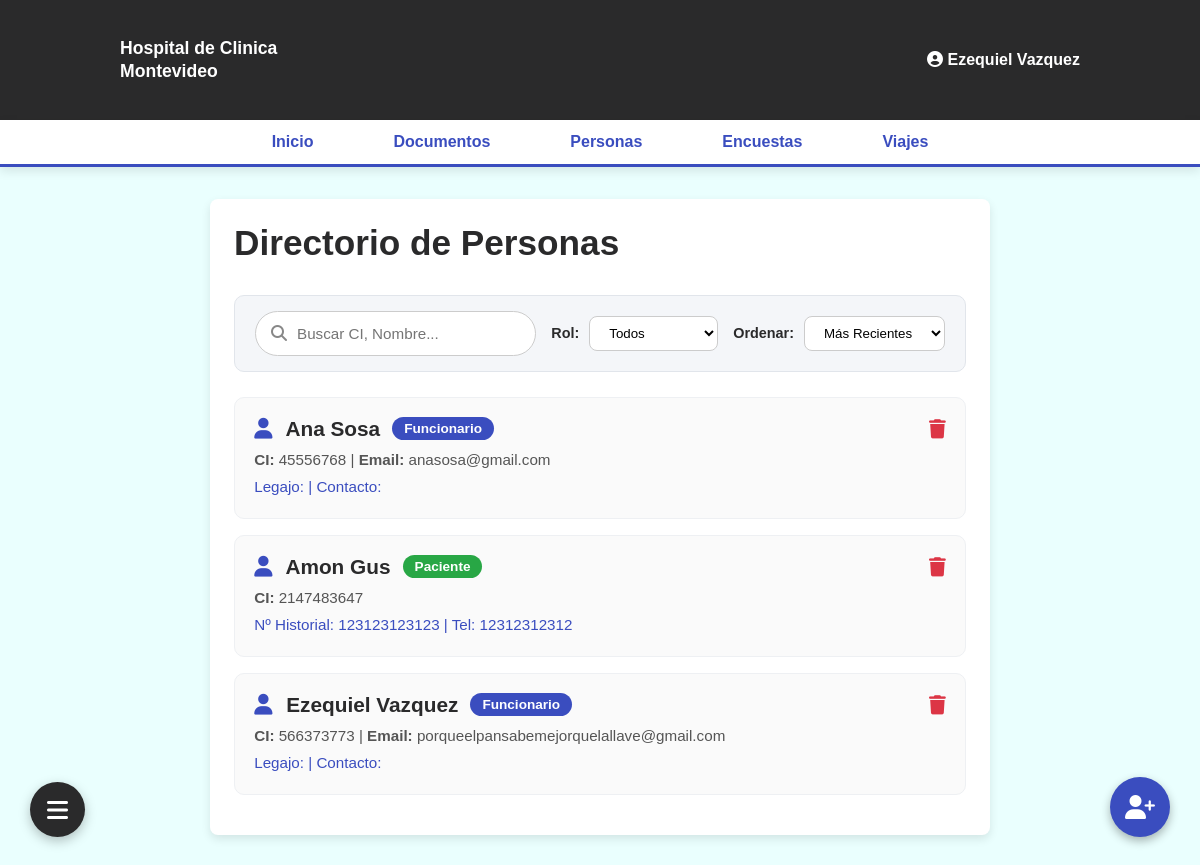
Screenshot of /personas.php (signed in) with the database file from the repository.
### tables this page shows
CREATE TABLE `usuario` (
  `nombre` varchar(50) NOT NULL,
  `apellido` varchar(50) NOT NULL,
  `cedula_identidad` int(11) NOT NULL,
  `email` varchar(100) DEFAULT NULL,
  `pass` varchar(255) DEFAULT NULL,
  `id_usuario` int(11) NOT NULL
);

CREATE TABLE `paciente` (
  `idpaciente` int(6) NOT NULL,
  `id_usuario` int(6) DEFAULT NULL,
  `tel_contacto` varchar(50) DEFAULT NULL,
  `nro_hospital` varchar(50) DEFAULT NULL
);

### personas.php (the view, shortened to what this page needs)
<?php
$server = "localhost";
$usuario = "root";
$pass = "";
$bdatos = "hospital";
$enlace = mysqli_connect($server, $usuario, $pass, $bdatos);
$search = isset($_GET['search']) ? mysqli_real_escape_string($enlace, trim($_GET['search'])) : '';
$filtro_rol = isset($_GET['rol']) ? $_GET['rol'] : 'todos';
$orden = isset($_GET['orden']) ? $_GET['orden'] : 'recientes';
$consulta_personas = "
    SELECT
        u.id_usuario, u.nombre, u.apellido, u.cedula_identidad, u.email,
        p.idpaciente, p.tel_contacto, p.nro_hospital,
        f.idfuncionario, f.cargo, f.legajo, f.contacto AS contacto_func
    FROM usuario u
    LEFT JOIN paciente p ON u.id_usuario = p.id_usuario
    LEFT JOIN funcionario f ON u.id_usuario = f.id_usuario
    WHERE 1=1
";
if ($orden === 'az') {
    $consulta_personas .= " ORDER BY u.nombre ASC";
} elseif ($orden === 'za') {
    $consulta_personas .= " ORDER BY u.nombre DESC";
} else {
    $consulta_personas .= " ORDER BY u.id_usuario DESC";
}
$resultado_personas = mysqli_query($enlace, $consulta_personas);
?>
<!DOCTYPE html>
<html lang="es">
<head>
    <link rel="stylesheet" href="css/style-a.css">
    <link rel="stylesheet" href="css/persona.css?v=<?php echo time(); ?>">
    <link rel="stylesheet" href="https://cdnjs.cloudflare.com/ajax/libs/font-awesome/6.4.0/css/all.min.css">
</head>
<body>
    <header class="header" id="header-index">
        <div class="header-top">
            <div class="logo">
                Hospital de Clinica <br> Montevideo
            </div>
            <div class="user-profile">
                <?php if (isset($_SESSION['id'])): ?>
                    <i class="fa-solid fa-circle-user avatar"></i>
                    <b><a href="perfil.html" class="user-name"><span><?php echo htmlspecialchars($_SESSION['nombre'] . ' ' . ($_SESSION['apellido'] ?? '')); ?></span></a></b>
                <?php else: ?>
                    <a href="php/login.php"><span>Iniciar Sesion</span></a>
                <?php endif; ?>
            </div>
        </div>
        <div class="menu" id="menu-index">
            <a href="index.php">Inicio</a>
            <a href="documentos.php">Documentos</a>
            <a href="personas.php">Personas</a>
            <a href="encuestas.php">Encuestas</a>
            <a href="viajes.php">Viajes</a>
        </div>
    </header>
    <main class="main-body">
        <div class="main-content" id="main-content-personas">
            <h1 class="titulo-personas">Directorio de Personas</h1>
            <div class="control-bar">
                <form method="GET" action="personas.php" class="form-controls">
                    <div class="search-box">
                        <i class="fa-solid fa-magnifying-glass"></i>
                        <input type="text" name="search" placeholder="Buscar CI, Nombre..." value="<?php echo htmlspecialchars($search); ?>">
                    </div>
                    <div class="select-box">
                        <label>Rol:</label>
                        <select name="rol" onchange="this.form.submit()">
                            <option value="todos" <?php if($filtro_rol=='todos') echo 'selected'; ?>>Todos</option>
                        </select>
                    </div>
                    <div class="select-box">
                        <label>Ordenar:</label>
                        <select name="orden" onchange="this.form.submit()">
                            <option value="recientes" <?php if($orden=='recientes') echo 'selected'; ?>>Más Recientes</option>
                        </select>
                    </div>
                </form>
            </div>
            <div class="personas-section">
                <?php if (mysqli_num_rows($resultado_personas) > 0): ?>
                    <?php while ($persona = mysqli_fetch_assoc($resultado_personas)): ?>
                        <?php
                            if (!empty($persona['idpaciente'])) {
                                $rol_badge = "Paciente";
                                $badge_class = "badge-paciente";
                                $detalle_rol = "Nº Historial: " . htmlspecialchars($persona['nro_hospital']) . " | Tel: " . htmlspecialchars($persona['tel_contacto']);
                            } else {
                                $rol_badge = htmlspecialchars($persona['cargo'] ?? 'Funcionario');
                                $badge_class = "badge-funcionario";
                                $detalle_rol = "Legajo: " . htmlspecialchars($persona['legajo']) . " | Contacto: " . htmlspecialchars($persona['contacto_func']);
                            }
                        ?>
                        <div class="persona-card">
                            <div class="persona-card-header">
                                <div class="side-left-persona">
                                    <h2 class="persona-title">
                                        <i class="fa-solid fa-user" style="margin-right: 8px; color: var(--secondary-color);"></i>
                                        <?php echo htmlspecialchars($persona['nombre'] . ' ' . $persona['apellido']); ?>
                                    </h2>
                                    <span class="persona-badge <?php echo $badge_class; ?>">
                                        <?php echo $rol_badge; ?>
                                    </span>
                                </div>
                                <div class="side-right-persona">
                                    <button class="btn-action btn-delete-persona" data-id="<?php echo $persona['id_usuario']; ?>" title="Eliminar Persona">
                                        <i class="fa-solid fa-trash" style="color: #dc3545; font-size: 1.2rem;"></i>
                                    </button>
                                </div>
                            </div>
                            <div class="persona-info-body">
                                <p><strong>CI:</strong> <?php echo htmlspecialchars($persona['cedula_identidad']); ?>
                                <?php if($persona['email']) echo "| <strong>Email:</strong> " . htmlspecialchars($persona['email']); ?></p>
                                <p class="persona-detalle-rol"><?php echo $detalle_rol; ?></p>
                            </div>
                        </div>
                    <?php endwhile; ?>
                <?php else: ?>
                    <p style="text-align: center; color: #777;">No se encontraron personas con esos filtros.</p>
                <?php endif; ?>
            </div>
        </div>
    </main>
    <button class="crg-btn-persona" id="btnCargarPersona" title="Registrar Persona">
        <i class="fa-solid fa-user-plus" style="font-size: 1.5rem; color: white;"></i>
    </button>
    <div class="floating-menu-container">
        <button class="fab-btn" id="fabBtn">
            <i class="fa-solid fa-bars" id="fabIcon"></i>
        </button>
    </div>
</body>
</html>

### css/style-a.css (style rules this page uses)
* { margin: 0; padding: 0; box-sizing: border-box; }
:root { --primary-color: #2a2a2b; --pressed-primary-color: #000000; --secondary-color: #3a4dbf; --pressed-secondary-color: #303061; --background-color: #eafffe; --main-color: #ffffff; --text-color: #333333; --grey-color: #747272; --pressed-grey-color: #dcdcdc; }
body { font-family: Arial, sans-serif; background-color: var(--background-color); color: var(--text-color); width: 100%; }
header { background-color: var(--primary-color); color: var(--main-color); width: 100%; }
.header-top { display: flex; justify-content: space-between; align-items: center; padding: 1.5rem 10%; min-height: 120px; }
.header-top a { text-decoration: none; color: var(--main-color); }
.logo { font-size: 1.1rem; font-weight: bold; line-height: 1.3; text-align: left; }
#menu-index { display: flex; justify-content: center; align-items: center; gap: 5rem; text-decoration: none; background-color: var(--main-color); padding: 0.8rem 1rem; border-bottom: 3px solid var(--secondary-color); box-shadow: 0px 4px 10px rgba(0, 0, 0, 0.1); }
#menu-index a { text-decoration: none; color: var(--secondary-color); font-weight: bold; font-size: 1rem; transition: color 0.2s ease; }
.main-body { padding: 2rem 0; }
.floating-menu-container { position: fixed; bottom: 30px; left: 30px; z-index: 100; }
.fab-btn { width: 55px; height: 55px; border-radius: 50%; background-color: var(--primary-color); border: none; color: var(--main-color); font-size: 1.5rem; cursor: pointer; box-shadow: 0px 4px 12px rgba(0, 0, 0, 0.25); display: flex; justify-content: center; align-items: center; transition: transform 0.2s, background-color 0.2s; }

### css/persona.css (style rules this page uses)
#main-content-personas { display: flex; flex-direction: column; align-items: stretch; padding: 1.5rem; margin: 0 auto; width: 65%; background-color: var(--main-color); box-shadow: 0px 4px 10px rgba(0, 0, 0, 0.1); border-radius: 8px; }
.titulo-personas { color: var(--primary-color); font-size: 2.2rem; margin-bottom: 2rem; }
.persona-card { padding: 1.2rem; margin-bottom: 1rem; display: flex; flex-direction: column; border-radius: 10px; border: 1px solid #eef0f3; background-color: #fafafa; transition: all 0.3s ease; }
.persona-card-header { display: flex; flex-direction: row; justify-content: space-between; align-items: center; margin-bottom: 0.5rem; }
.side-left-persona { display: flex; align-items: center; gap: 12px; }
.persona-title { color: var(--primary-color); font-size: 1.3rem; margin: 0; }
.persona-badge { padding: 4px 12px; border-radius: 20px; font-size: 0.85rem; font-weight: bold; color: white; }
.badge-paciente { background-color: #28a745; }
.badge-funcionario { background-color: var(--secondary-color); }
.side-right-persona { display: flex; align-items: center; gap: 12px; }
.persona-info-body { color: #555; font-size: 0.95rem; line-height: 1.5; }
.persona-detalle-rol { margin-top: 4px; color: var(--secondary-color); font-weight: 500; }
.crg-btn-persona { position: fixed; bottom: 30px; right: 30px; background-color: var(--secondary-color); border-radius: 50%; width: 60px; height: 60px; border: none; cursor: pointer; box-shadow: 0 4px 10px rgba(0,0,0,0.3); display: flex; justify-content: center; align-items: center; z-index: 999; transition: background-color 0.3s ease, transform 0.2s ease; }
.btn-action { background: none; border: none; cursor: pointer; transition: transform 0.2s ease; }
.control-bar { background: #f4f6f9; padding: 15px 20px; border-radius: 10px; margin-bottom: 25px; border: 1px solid #e1e5eb; }
.form-controls { display: flex; justify-content: space-between; align-items: center; gap: 15px; flex-wrap: wrap; }
.search-box { display: flex; align-items: center; background: #fff; border: 1px solid #ccc; border-radius: 25px; padding: 5px 15px; flex-grow: 1; max-width: 400px; }
.search-box i { color: #888; margin-right: 10px; }
.search-box input { border: none; outline: none; width: 100%; padding: 8px 0; font-size: 0.95rem; }
.select-box { display: flex; align-items: center; gap: 10px; }
.select-box label { font-size: 0.9rem; font-weight: bold; color: var(--primary-color); }
.select-box select { padding: 8px 15px; border-radius: 8px; border: 1px solid #ccc; background: #fff; outline: none; font-family: inherit; cursor: pointer; transition: border-color 0.2s; }

### rows the page displays
usuario: nombre+apellido "Ana Sosa", rol_badge "Funcionario", cedula_identidad "45556768", email "anasosa@gmail.com", detalle_rol "Legajo: | Contacto:"
paciente: id_usuario.apellido "Amon Gus", idpaciente "Paciente", id_usuario.cedula_identidad "2147483647", detalle_rol "Nº Historial: 123123123123 | Tel: 12312312312"
usuario: nombre+apellido "Ezequiel Vazquez", rol_badge "Funcionario", cedula_identidad "566373773", email "porqueelpansabemejorquelallave@gmail.com", detalle_rol "Legajo: | Contacto:"

### other values shown
$_SESSION['nombre'] . ' ' . ($_SESSION['apellido'] ?? '') "Ezequiel Vazquez"
